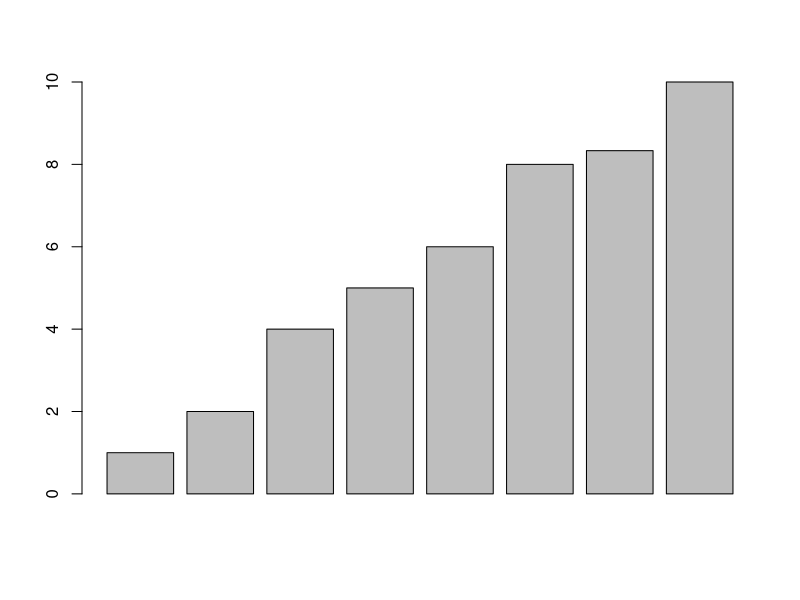
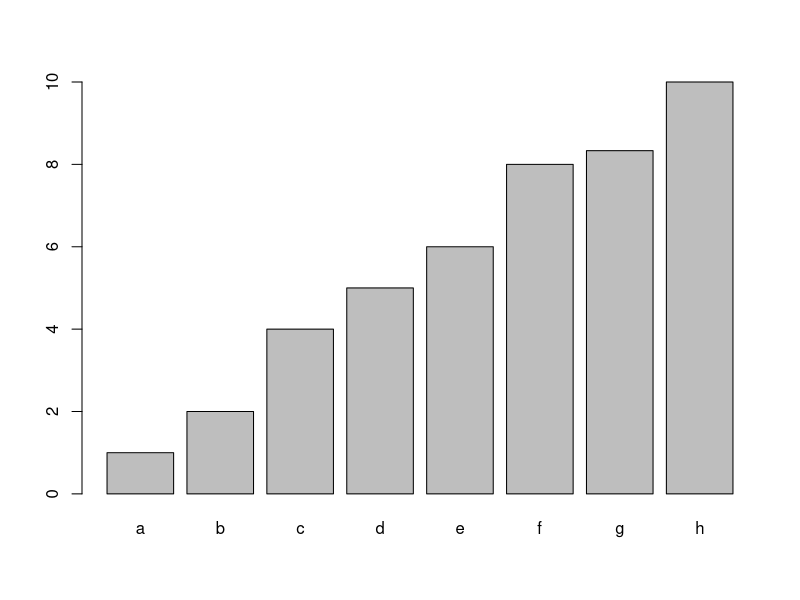
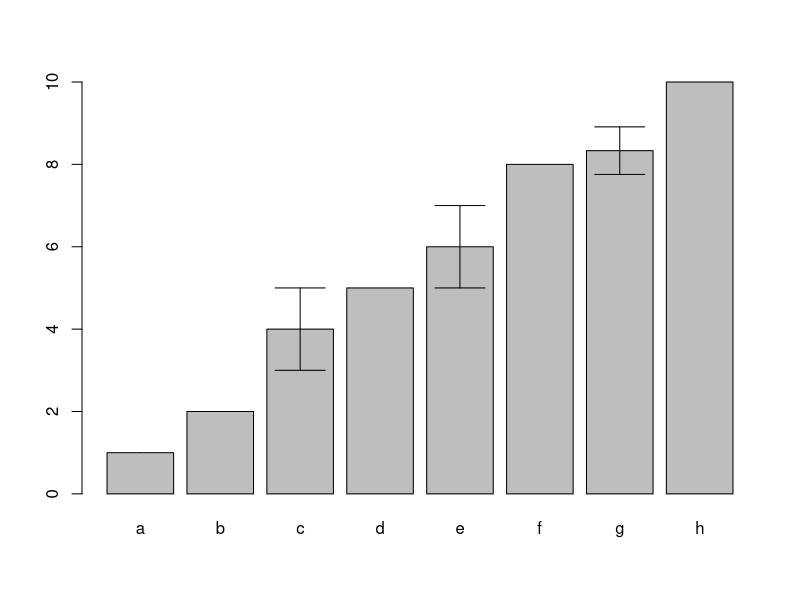
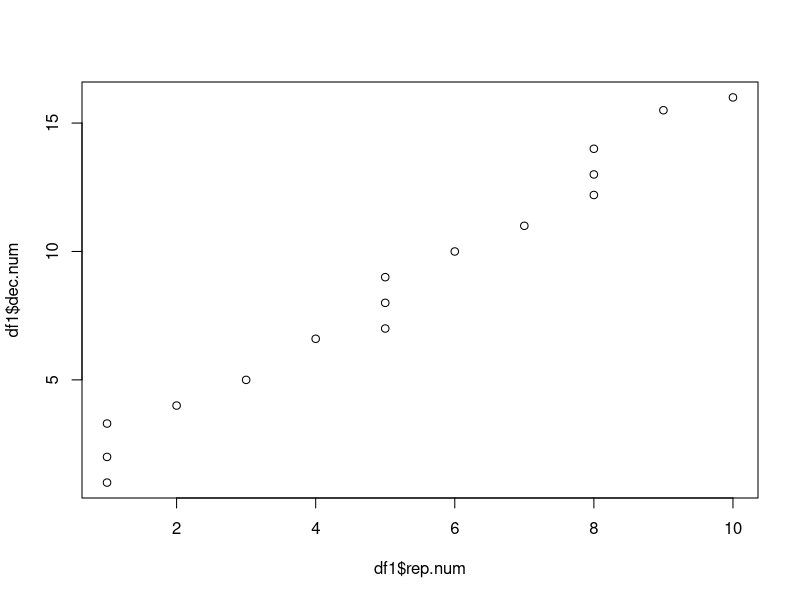
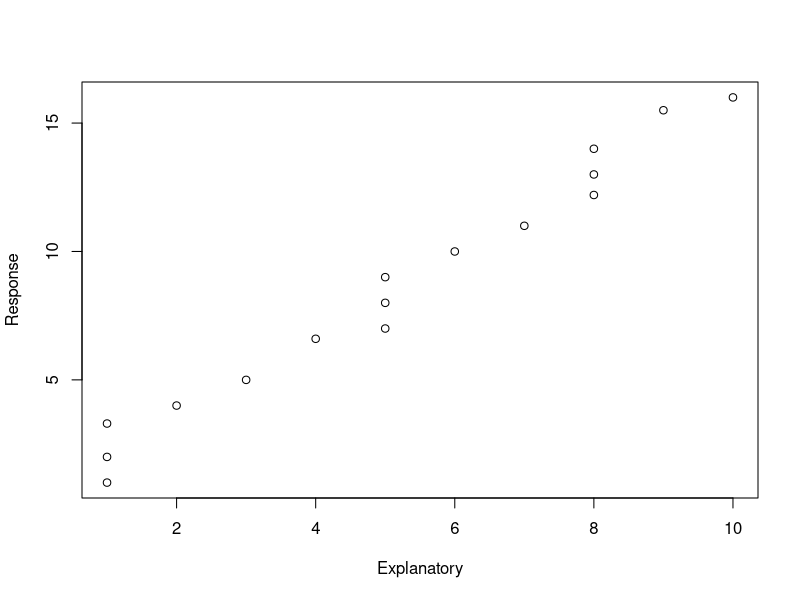
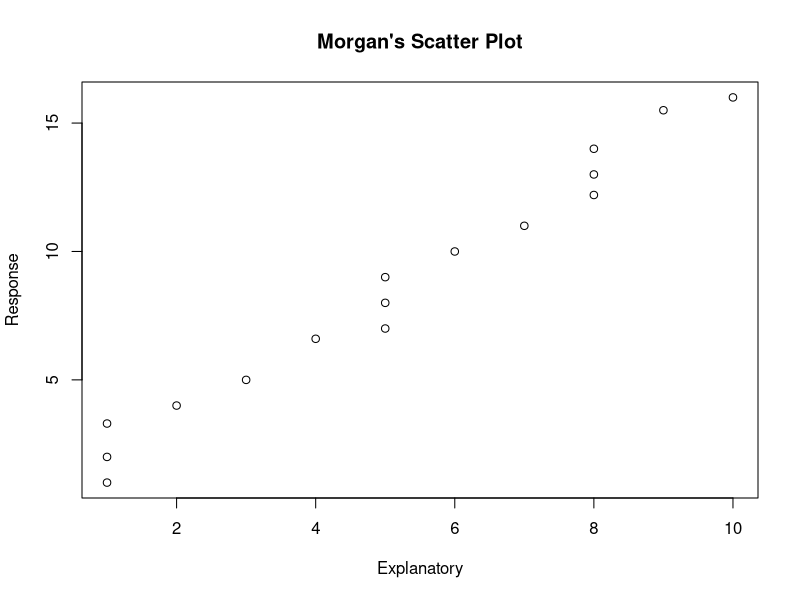

Reproduce these figures in R, in order.
# With the data frame you created last week you will:

unique.char <- c("a","b","c","d","e","f","g","h","i","j","k","l","m","n","o")
group.char <- c("a","a","a","b","c","c","c","d","e","e","e","f","g","g","g")
uniqu.num <- c(1,2,3,4,5,6,7,8,9,10,11,12,13,14,15)
rep.num <- c(1,1,1,2,3,4,5,5,5,6,7,8,8,8,9)
dec.num <- c(1,2,3.3,4,5,6.6,7,8,9,10,11,12.2,13,14,15.5)

df <- as.data.frame(cbind(unique.char,group.char,uniqu.num,rep.num,dec.num))
df
df$uniqu.num <- as.numeric(as.character(df$uniqu.num))
df$rep.num <- as.numeric(as.character(df$rep.num))
df$dec.num <- as.numeric(as.character(df$dec.num))
row.names(df) <- c("a","b","c","d","e","f","g","h","i","j","k","l","m","n","o")
row.names(df)
df

df[-1]

add.row <- data.frame("p","h",16,10,16)
add.row
colnames(add.row) <- colnames(df) 
colnames(add.row)
df1 <- rbind(df, add.row)
df1
df1[-1]

# Create a barplot for one numeric column, grouped by the character vector with 3 unique values
  # Add error bars with mean and standard deviation to the plot
  # Change the x and y labels and add a title
  # Export the plot as a PDF that is 4 inches wide and 7 inches tall.

df.mean <- aggregate(df1$rep.num ~df1$group.char, FUN = "mean")
df.mean
colnames(df.mean) <- c("Factor","Mean")
df.mean
barplot(df.mean$Mean)
barplot(df.mean$Mean, names.arg = df.mean$Factor)
df.sd <- aggregate(df1$rep.num ~df1$group.char, FUN = "sd")
colnames(df.sd) <- c("Factor","StanDev")
df.sd
b.plot <- barplot(df.mean$Mean, names.arg = df.mean$Factor)
arrows(b.plot, df.mean$Mean-df.sd$StanDev,
       b.plot, df.mean$Mean+df.sd$StanDev,angle=90,code=3)


# Create a scatter plot between two of your numeric columns.
  # Change the point shape and color to something NOT used in the example.
  # Change the x and y labels and add a title
  # Export the plot as a JPEG by using the "Export" button in the plotting pane.

plot(df1$dec.num ~ df1$rep.num)
plot(df1$dec.num ~ df1$rep.num, xlab = "Explanatory", ylab = "Response")
plot(df1$dec.num ~ df1$rep.num, xlab = "Explanatory", ylab = "Response", main = "Morgan's Scatter Plot")

# Upload both plots with the script used to create them to GitHub.
  # Follow the same file naming format as last week for the script.
  # Name plots as Lastname_barplot or Lastname_scatterplot. Save them to your "plots" folder.